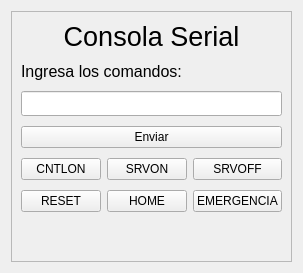
            <widget class="QWidget" name="page4">
             <layout class="QHBoxLayout" name="horizontalLayout_6">
              <item>
               <widget class="QFrame" name="frame">
                <property name="frameShape">
                 <enum>QFrame::StyledPanel</enum>
                </property>
                <property name="frameShadow">
                 <enum>QFrame::Raised</enum>
                </property>
                <layout class="QHBoxLayout" name="horizontalLayout_11">
                 <item>
                  <layout class="QGridLayout" name="gridLayout_6">
                   <property name="verticalSpacing">
                    <number>10</number>
                   </property>
                   <item row="4" column="2">
                    <widget class="QPushButton" name="fun3">
                     <property name="text">
                      <string>SRVOFF</string>
                     </property>
                    </widget>
                   </item>
                   <item row="4" column="1">
                    <widget class="QPushButton" name="fun2">
                     <property name="text">
                      <string>SRVON</string>
                     </property>
                    </widget>
                   </item>
                   <item row="6" column="0" colspan="2">
                    <spacer name="verticalSpacer_4">
                     <property name="orientation">
                      <enum>Qt::Vertical</enum>
                     </property>
                     <property name="sizeHint" stdset="0">
                      <size>
                       <width>20</width>
                       <height>40</height>
                      </size>
                     </property>
                    </spacer>
                   </item>
                   <item row="3" column="0" colspan="3">
                    <widget class="QPushButton" name="sendBtn">
                     <property name="text">
                      <string>Enviar</string>
                     </property>
                    </widget>
                   </item>
                   <item row="1" column="0" colspan="3">
                    <widget class="QLabel" name="label_26">
                     <property name="font">
                      <font>
                       <pointsize>12</pointsize>
                      </font>
                     </property>
                     <property name="text">
                      <string>Ingresa los comandos:</string>
                     </property>
                    </widget>
                   </item>
                   <item row="2" column="0" colspan="3">
                    <widget class="QLineEdit" name="lineComand">
                     <property name="minimumSize">
                      <size>
                       <width>0</width>
                       <height>25</height>
                      </size>
                     </property>
                    </widget>
                   </item>
                   <item row="0" column="0" colspan="3">
                    <widget class="QLabel" name="label_2">
                     <property name="font">
                      <font>
                       <pointsize>20</pointsize>
                      </font>
                     </property>
                     <property name="text">
                      <string>Consola Serial</string>
                     </property>
                     <property name="alignment">
                      <set>Qt::AlignCenter</set>
                     </property>
                    </widget>
                   </item>
                   <item row="4" column="0">
                    <widget class="QPushButton" name="fun1">
                     <property name="text">
                      <string>CNTLON</string>
                     </property>
                    </widget>
                   </item>
                   <item row="5" column="0">
                    <widget class="QPushButton" name="fun4">
                     <property name="text">
                      <string>RESET</string>
                     </property>
                    </widget>
                   </item>
                   <item row="5" column="1">
                    <widget class="QPushButton" name="fun5">
                     <property name="text">
                      <string>HOME</string>
                     </property>
                    </widget>
                   </item>
                   <item row="5" column="2">
                    <widget class="QPushButton" name="fun6">
                     <property name="text">
                      <string>EMERGENCIA</string>
                     </property>
                    </widget>
                   </item>
                  </layout>
                 </item>
                </layout>
               </widget>
              </item>
             </layout>
            </widget>
